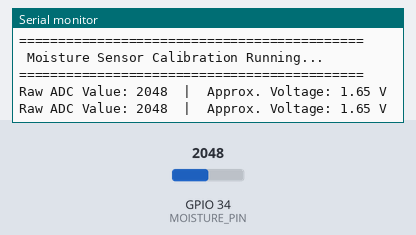
A sketch run on a simulated ESP32. Parts: the last lines printed to the serial monitor. The test bench sets the inputs (shaded band); at power-on: GPIO 34 (MOISTURE_PIN) = 2048 (analog values on the 0–4095 scale).

Above: at 2.2 s.
2.3 s: GPIO 34 (MOISTURE_PIN) set to 2866
At 3.6 s:
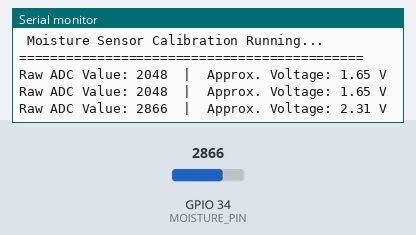
3.8 s: GPIO 34 (MOISTURE_PIN) set to 3603
At 4.8 s:
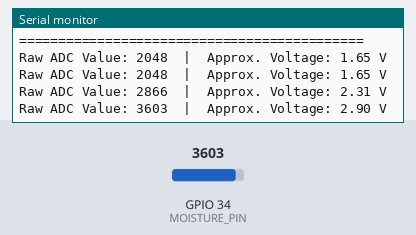
Timing chart, 0 to 6.8 s (numbered marks = the images above; inputs shaded):
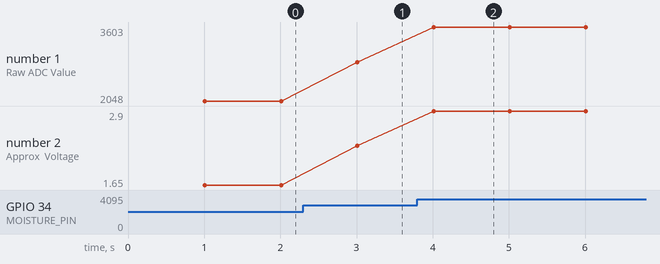

The sketch:

moisture_calibration.ino
```cpp
/*
  ===================================================================
  Moisture Sensor Calibration Utility
  ===================================================================

  Use this sketch to find the exact DRY and WET raw calibration values
  for your capacitive soil moisture sensor.

  Instructions:
  1. Upload this sketch to your ESP32.
  2. Open the Serial Monitor and set the baud rate to 115200.

  How to calibrate:
  - Step 1: DRY VALUE (0% Moisture)
    Keep the sensor dry in the air (do not touch the metal or PCB).
    Observe the raw values printed on the Serial Monitor.
    Write down the average value. This is your DRY_VALUE.

  - Step 2: WET VALUE (100% Moisture)
    Submerge the sensor probe into a glass of water up to the
    maximum indicator line (do not submerge the electronics at the top!).
    Observe the raw values printed on the Serial Monitor.
    Write down the average value. This is your WET_VALUE.

  - Step 3: Update your main firmware
    Replace the values in your main sketch:
    #define DRY_VALUE <your_dry_value>
    #define WET_VALUE <your_wet_value>
*/

#define MOISTURE_PIN 34 // ADC1_CH6 (Pin 34 on ESP32)

void setup() {
  // Initialize serial communication
  Serial.begin(115200);
  delay(1000);

  // Configure analog input resolution to 12-bit (0 - 4095)
  analogReadResolution(12);

  Serial.println("============================================");
  Serial.println(" Moisture Sensor Calibration Running...");
  Serial.println("============================================");
}

void loop() {
  // Read raw ADC value
  int rawValue = analogRead(MOISTURE_PIN);

  // Calculate voltage (ESP32 ADC is generally non-linear but this gives a rough estimate)
  float voltage = (rawValue * 3.3) / 4095.0;

  // Print values to Serial Monitor
  Serial.print("Raw ADC Value: ");
  Serial.print(rawValue);
  Serial.print("  |  Approx. Voltage: ");
  Serial.print(voltage, 2);
  Serial.println(" V");

  // Sample every 1 second
  delay(1000);
}
```

Measured:
- after the input at 2.3 s, the serial monitor: prints a new line after 0.71 s (image 1)
- after the input at 3.8 s, the serial monitor: prints a new line after 0.21 s (image 2)
- plotted number 1: 2048 → 2866 after the input at 2.3 s, 2866 → 3603 after the input at 3.8 s
- plotted number 2: 1.65 → 2.31 after the input at 2.3 s, 2.31 → 2.9 after the input at 3.8 s
